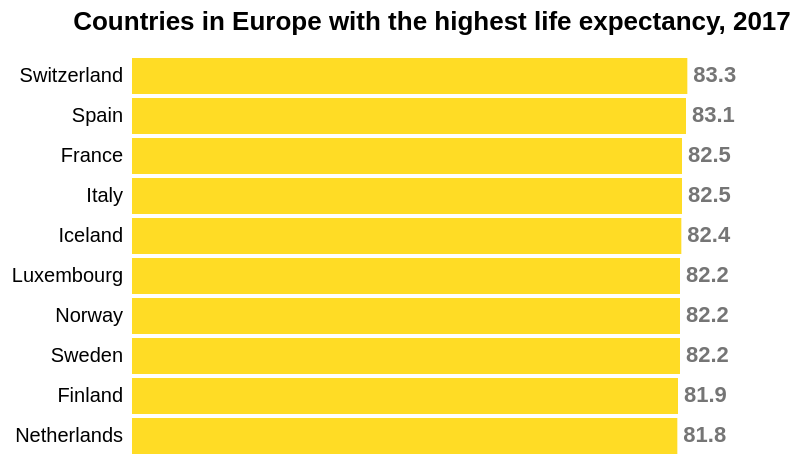

Vega-Lite specification stored for this chart:
### Vega-Lite specification from a JSON file in a GitHub repository (floating-point values rounded to 4 significant figures; data arrays with more than 128 entries replaced by an {"elided": "..."} marker saying what was removed)
{"$schema": "https://vega.github.io/schema/vega-lite/v5.json", "description": "Bar", "width": "container", "title": {"text": "Countries in Europe with the highest life expectancy, 2017", "offset": 10}, "data": {"values": {"elided": "2618 records"}, "format": {"parse": {"year": "date", "region": "string"}}}, "transform": [{"filter": {"timeUnit": "year", "field": "year", "equal": 2017}}, {"filter": {"field": "region", "equal": "Europe"}}, {"filter": {"field": "lifeExp", "valid": true}}, {"window": [{"op": "rank", "as": "rank"}], "sort": [{"field": "lifeExp", "order": "descending"}]}, {"filter": "datum.rank <= 10"}], "encoding": {"y": {"field": "country", "type": "nominal", "sort": {"op": "mean", "field": "lifeExp", "order": "descending"}, "axis": {"title": null, "ticks": false, "labelPadding": 5}}, "x": {"field": "lifeExp", "type": "quantitative", "axis": {"grid": false, "title": null, "ticks": false, "labels": false}}, "color": {"value": "#FFDC25"}, "tooltip": [{"field": "country", "type": "nominal", "title": "Country"}, {"field": "lifeExp", "type": "quantitative", "title": "Age (years)", "format": ",.1f"}]}, "layer": [{"mark": "bar"}, {"mark": {"type": "text", "align": "left", "baseline": "middle", "dx": 3, "fontStyle": "bold"}, "encoding": {"text": {"field": "lifeExp", "type": "quantitative"}, "color": {"value": "#757575"}}}], "config": {"axis": {"grid": false, "domainColor": "none"}, "style": {"cell": {"stroke": "transparent"}}}}
